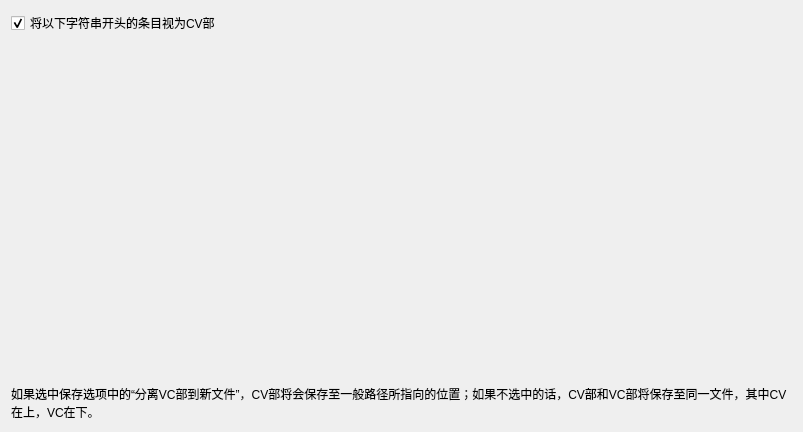
<?xml version="1.0" encoding="UTF-8"?>
<ui version="4.0">
 <class>CV_VCPartDetachOptionWidget</class>
 <widget class="QWidget" name="CV_VCPartDetachOptionWidget">
  <property name="geometry">
   <rect>
    <x>0</x>
    <y>0</y>
    <width>803</width>
    <height>432</height>
   </rect>
  </property>
  <property name="windowTitle">
   <string>Form</string>
  </property>
  <layout class="QVBoxLayout" name="verticalLayout">
   <item>
    <widget class="QCheckBox" name="seePatternAsCVCheckbox">
     <property name="text">
      <string>将以下字符串开头的条目视为CV部</string>
     </property>
     <property name="checked">
      <bool>true</bool>
     </property>
    </widget>
   </item>
   <item>
    <widget class="StringListModifyWidget" name="seePatternAsCVContentWidget" native="true">
     <property name="sizePolicy">
      <sizepolicy hsizetype="Preferred" vsizetype="Expanding">
       <horstretch>0</horstretch>
       <verstretch>0</verstretch>
      </sizepolicy>
     </property>
    </widget>
   </item>
   <item>
    <widget class="QLabel" name="label">
     <property name="text">
      <string>如果选中保存选项中的“分离VC部到新文件”，CV部将会保存至一般路径所指向的位置；如果不选中的话，CV部和VC部将保存至同一文件，其中CV在上，VC在下。</string>
     </property>
     <property name="wordWrap">
      <bool>true</bool>
     </property>
    </widget>
   </item>
  </layout>
 </widget>
 <customwidgets>
  <customwidget>
   <class>StringListModifyWidget</class>
   <extends>QWidget</extends>
   <header>utils/widgets/stringlistmodifywidget.h</header>
   <container>1</container>
  </customwidget>
 </customwidgets>
 <resources/>
 <connections>
  <connection>
   <sender>seePatternAsCVCheckbox</sender>
   <signal>toggled(bool)</signal>
   <receiver>seePatternAsCVContentWidget</receiver>
   <slot>setEnabled(bool)</slot>
   <hints>
    <hint type="sourcelabel">
     <x>144</x>
     <y>21</y>
    </hint>
    <hint type="destinationlabel">
     <x>171</x>
     <y>70</y>
    </hint>
   </hints>
  </connection>
 </connections>
</ui>
